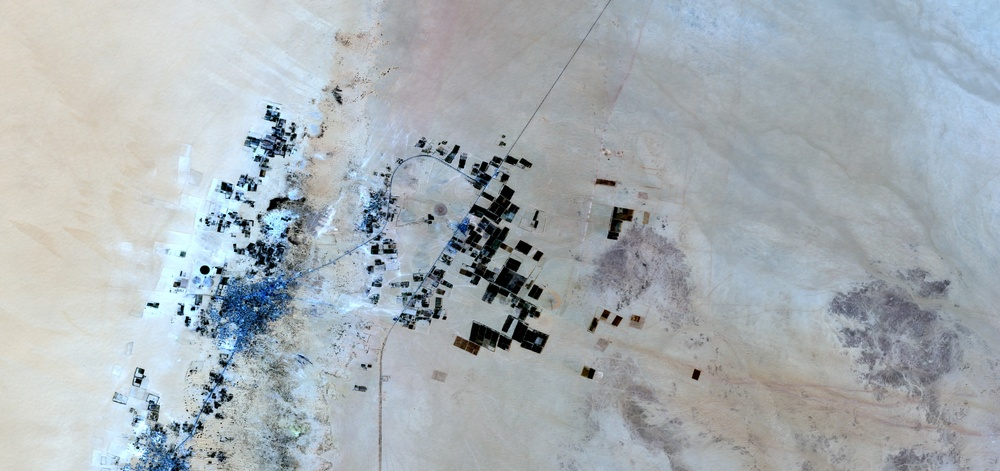
#> input picture [Sentinel2B_MSIL2A]_[S2B_MSIL2A_20241126T093239_N0511_R136_T33RVH_20241126T120342] (1).jpg, 1000 x 471 px, shrunk from 4352 x 2048 before the run
$ python -i app.py   (imports and definitions only)
#> lines starting #> are read from the running program, lines starting #| are printed output that depends on the picture; after the words box and inside, x2 and y2 are one past the last pixel; in counts of white or black regions, pixels touching at a corner belong together
#> further down, picture is the input picture: PIL image 1000x471 RGB; mean R, G, B 167.3, 175.1, 180
import streamlit as st
import numpy as np
import cv2
from PIL import Image

# [8 lines not run here, left out]

def is_irrigation_circle(image, circle, min_radius=40, max_radius=150):
    x, y, r = circle
    if not (min_radius < r < max_radius):
        return False

    # اقتطاع منطقة داخل الدائرة لحساب اللون
    mask = np.zeros(image.shape[:2], dtype=np.uint8)
    cv2.circle(mask, (x, y), r, 255, -1)
    mean_val = cv2.mean(image, mask=mask)[:3]

    # تصنيف اللون كأخضر/بني (نطاق تقريبي)
    green_threshold = (mean_val[1] > 60 and mean_val[1] > mean_val[0] and mean_val[1] > mean_val[2])
    brown_threshold = (mean_val[1] > 40 and mean_val[2] > 40 and mean_val[0] > 40)
    return green_threshold or brown_threshold

def detect_irrigation_circles(image_pil):
    image = np.array(image_pil.convert("RGB"))
    image = cv2.cvtColor(image, cv2.COLOR_RGB2BGR)
    output = image.copy()
    gray = cv2.cvtColor(image, cv2.COLOR_BGR2GRAY)
    blurred = cv2.GaussianBlur(gray, (9, 9), 2)
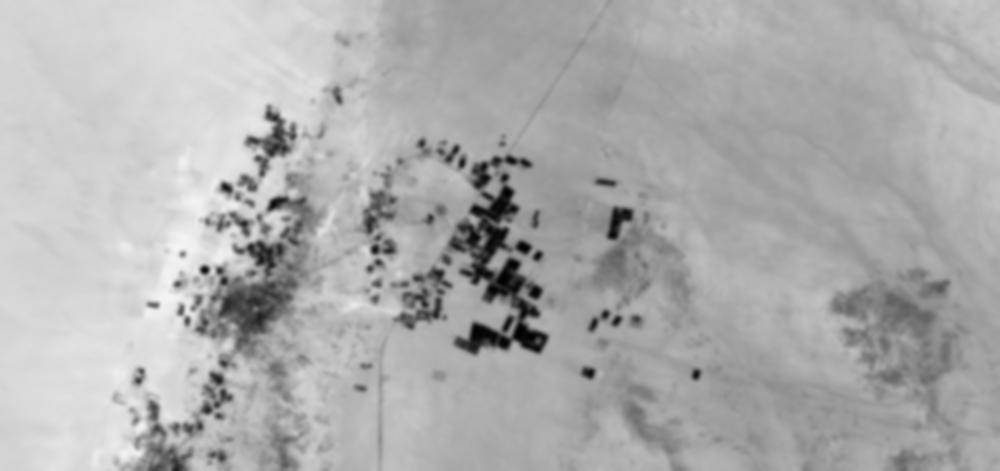
#> blurred: shape (471, 1000); min 2, max 244, mean 173.3
    circles = cv2.HoughCircles(blurred, cv2.HOUGH_GRADIENT, dp=1.2, minDist=30,
                               param1=50, param2=30, minRadius=20, maxRadius=200)
#> circles = 144 rows, first 8: [377.4, 291, 142.5], [373.8, 354.6, 153.1], [459, 339, 186.1], [443.4, 414.6, 191.4], [379.8, 324.6, 122.7], [391.8, 378.6, 161], [381, 257.4, 124], [395.4, 184.2, 112.2]

    count = 0
    if circles is not None:
        circles = np.uint16(np.around(circles[0]))
#> circles = 144 rows, first 8: [377, 291, 143], [374, 355, 153], [459, 339, 186], [443, 415, 191], [380, 325, 123], [392, 379, 161], [381, 257, 124], [395, 184, 112]
        irrigation_circles = [c for c in circles if is_irrigation_circle(image, c)]
#> in is_irrigation_circle, `cv2.circle(mask, (x, y), r, 255, -1)`:
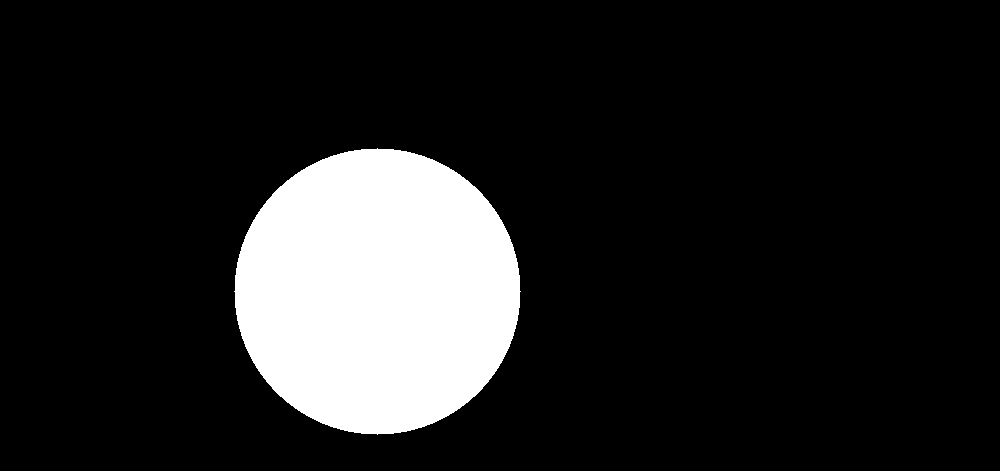
#> mask: shape (471, 1000); 13.6% white; 1 white region, box (x1, y1, x2, y2) and area: (234, 148, 521, 435) 64209
#> in is_irrigation_circle, `mean_val = cv2.mean(image, mask=mask)[:3]`: mean_val = (166.9, 156.1, 143.1)
#> in is_irrigation_circle, `green_threshold = (mean_val[1] > 60 and mean_val[1] > mean_val[0] and ..`: green_threshold = False
#> in is_irrigation_circle, `brown_threshold = (mean_val[1] > 40 and mean_val[2] > 40 and mean_val[..`: brown_threshold = True
#> in is_irrigation_circle (call 5), `cv2.circle(mask, (x, y), r, 255, -1)`: mask: shape (471, 1000); 10.1% white; 1 white region, box (x1, y1, x2, y2) and area: (257, 202, 504, 449) 47485
#> in is_irrigation_circle (call 7), `cv2.circle(mask, (x, y), r, 255, -1)`: mask: shape (471, 1000); 10.3% white; 1 white region, box (x1, y1, x2, y2) and area: (257, 133, 506, 382) 48301
#> in is_irrigation_circle (call 8), `cv2.circle(mask, (x, y), r, 255, -1)`: mask: shape (471, 1000); 8.4% white; 1 white region, box (x1, y1, x2, y2) and area: (283, 72, 508, 297) 39381
#> in is_irrigation_circle (call 10), `cv2.circle(mask, (x, y), r, 255, -1)`: mask: shape (471, 1000); 6.5% white; 1 white region, box (x1, y1, x2, y2) and area: (186, 244, 385, 443) 30757
#> in is_irrigation_circle (call 11), `cv2.circle(mask, (x, y), r, 255, -1)`: mask: shape (471, 1000); 7.2% white; 1 white region, box (x1, y1, x2, y2) and area: (308, 167, 517, 376) 33949
#> in is_irrigation_circle (call 14), `cv2.circle(mask, (x, y), r, 255, -1)`: mask: shape (471, 1000); 5.4% white; 1 white region, box (x1, y1, x2, y2) and area: (117, 277, 298, 458) 25445
#> in is_irrigation_circle (call 15), `cv2.circle(mask, (x, y), r, 255, -1)`: mask: shape (471, 1000); 10.4% white; 1 white region, box (x1, y1, x2, y2) and area: (258, 32, 509, 283) 49077
#> in is_irrigation_circle (call 16), `cv2.circle(mask, (x, y), r, 255, -1)`: mask: shape (471, 1000); 5.5% white; 1 white region, box (x1, y1, x2, y2) and area: (304, 132, 487, 315) 25997
#> in is_irrigation_circle (call 17), `cv2.circle(mask, (x, y), r, 255, -1)`: mask: shape (471, 1000); 9.4% white; 1 white region, box (x1, y1, x2, y2) and area: (223, 245, 464, 471) 44110
#> in is_irrigation_circle (call 18), `cv2.circle(mask, (x, y), r, 255, -1)`: mask: shape (471, 1000); 11.6% white; 1 white region, box (x1, y1, x2, y2) and area: (281, 211, 546, 471) 54494
#> in is_irrigation_circle (call 19), `cv2.circle(mask, (x, y), r, 255, -1)`: mask: shape (471, 1000); 5.6% white; 1 white region, box (x1, y1, x2, y2) and area: (264, 145, 449, 330) 26565
#> in is_irrigation_circle (call 20), `cv2.circle(mask, (x, y), r, 255, -1)`: mask: shape (471, 1000); 4.6% white; 1 white region, box (x1, y1, x2, y2) and area: (236, 209, 403, 376) 21629
#> in is_irrigation_circle (call 21), `cv2.circle(mask, (x, y), r, 255, -1)`: mask: shape (471, 1000); 7.6% white; 1 white region, box (x1, y1, x2, y2) and area: (251, 78, 466, 293) 35953
#> in is_irrigation_circle (call 22), `cv2.circle(mask, (x, y), r, 255, -1)`: mask: shape (471, 1000); 7.2% white; 1 white region, box (x1, y1, x2, y2) and area: (465, 115, 674, 324) 33949
#> in is_irrigation_circle (call 23), `cv2.circle(mask, (x, y), r, 255, -1)`: mask: shape (471, 1000); 4.5% white; 1 white region, box (x1, y1, x2, y2) and area: (229, 145, 394, 310) 21101
#> in is_irrigation_circle (call 24), `cv2.circle(mask, (x, y), r, 255, -1)`: mask: shape (471, 1000); 4.2% white; 1 white region, box (x1, y1, x2, y2) and area: (354, 153, 513, 312) 19577
#> in is_irrigation_circle (call 26), `cv2.circle(mask, (x, y), r, 255, -1)`: mask: shape (471, 1000); 6.9% white; 1 white region, box (x1, y1, x2, y2) and area: (242, 231, 447, 436) 32681
#> in is_irrigation_circle (call 29), `cv2.circle(mask, (x, y), r, 255, -1)`: mask: shape (471, 1000); 10.7% white; 1 white region, box (x1, y1, x2, y2) and area: (38, 211, 293, 466) 50617
#> in is_irrigation_circle (call 30), `cv2.circle(mask, (x, y), r, 255, -1)`: mask: shape (471, 1000); 3.7% white; 1 white region, box (x1, y1, x2, y2) and area: (230, 321, 379, 470) 17193
#> in is_irrigation_circle (call 32), `cv2.circle(mask, (x, y), r, 255, -1)`: mask: shape (471, 1000); 4.2% white; 1 white region, box (x1, y1, x2, y2) and area: (268, 198, 427, 357) 19577
#> in is_irrigation_circle (call 33), `cv2.circle(mask, (x, y), r, 255, -1)`: mask: shape (471, 1000); 3.4% white; 1 white region, box (x1, y1, x2, y2) and area: (225, 129, 370, 274) 16241
#> in is_irrigation_circle (call 35), `cv2.circle(mask, (x, y), r, 255, -1)`:
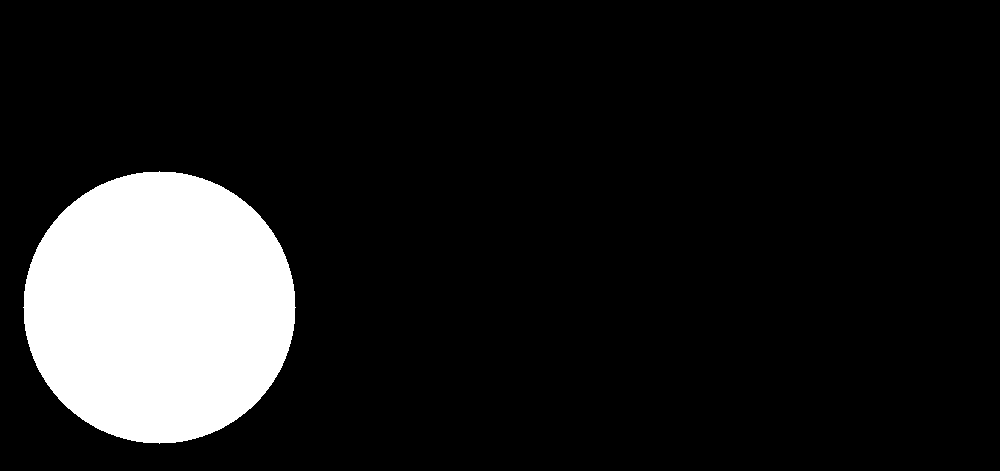
#> mask: shape (471, 1000); 12.3% white; 1 white region, box (x1, y1, x2, y2) and area: (23, 171, 296, 444) 58089
#> in is_irrigation_circle (call 35), `mean_val = cv2.mean(image, mask=mask)[:3]`: mean_val = (202.3, 195.5, 181)
#> in is_irrigation_circle (call 37), `cv2.circle(mask, (x, y), r, 255, -1)`:
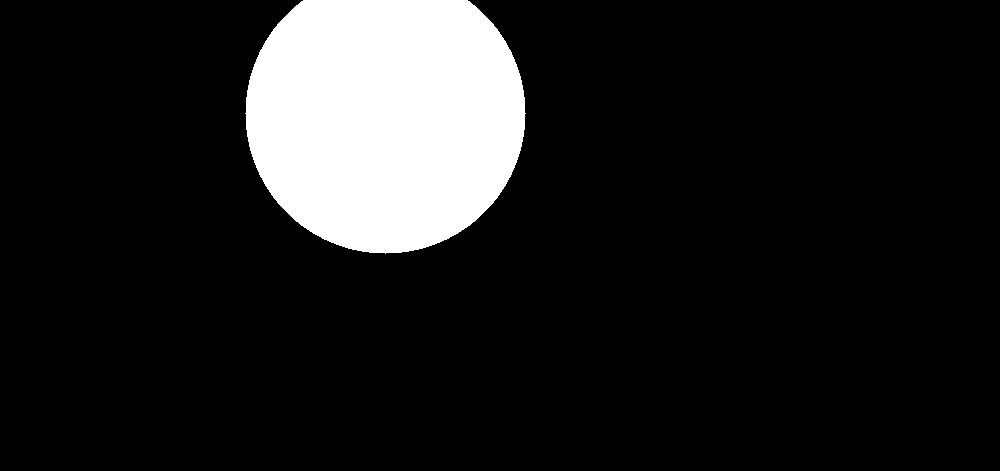
#> mask: shape (471, 1000); 12.4% white; 1 white region, box (x1, y1, x2, y2) and area: (245, 0, 526, 254) 58582
#> in is_irrigation_circle (call 37), `mean_val = cv2.mean(image, mask=mask)[:3]`: mean_val = (182.2, 173.9, 165.9)
#> in is_irrigation_circle (call 38), `x, y, r = circle`: x = 557; y = 265; r = 89
#> in is_irrigation_circle (call 38), `cv2.circle(mask, (x, y), r, 255, -1)`:
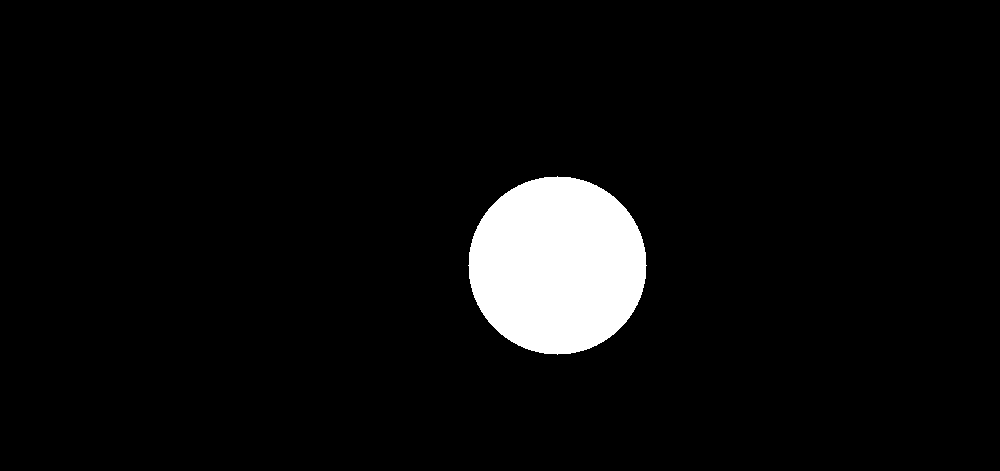
#> mask: shape (471, 1000); 5.3% white; 1 white region, box (x1, y1, x2, y2) and area: (468, 176, 647, 355) 24845
#> in is_irrigation_circle (call 38), `mean_val = cv2.mean(image, mask=mask)[:3]`: mean_val = (128, 126.7, 122.9)
#> in is_irrigation_circle (call 40), `cv2.circle(mask, (x, y), r, 255, -1)`:
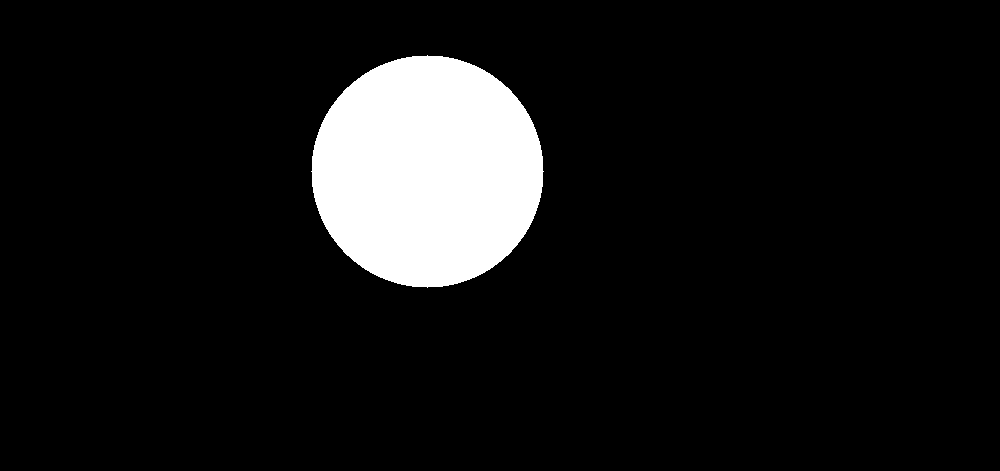
#> mask: shape (471, 1000); 9% white; 1 white region, box (x1, y1, x2, y2) and area: (311, 55, 544, 288) 42265
#> in is_irrigation_circle (call 40), `mean_val = cv2.mean(image, mask=mask)[:3]`: mean_val = (166.1, 157.8, 149.5)
#> irrigation_circles = 102 items, first 6: [377, 291, 143], [380, 325, 123], [381, 257, 124], [395, 184, 112], [285, 343, 99], [412, 271, 104]
        count = len(irrigation_circles)
#> count = 102
        for c in irrigation_circles:
            x, y, r = c
            cv2.circle(output, (x, y), r, (0, 255, 0), 2)
            cv2.circle(output, (x, y), 2, (0, 0, 255), 3)
#> this loop made 102 passes
#> (x, y, r) on passes 1 to 12: (377, 291, 143), (380, 325, 123), (381, 257, 124), (395, 184, 112), (285, 343, 99), (412, 271, 104), (207, 367, 90), (383, 157, 125), (395, 223, 91), (343, 365, 120), (413, 343, 132), (356, 237, 92)
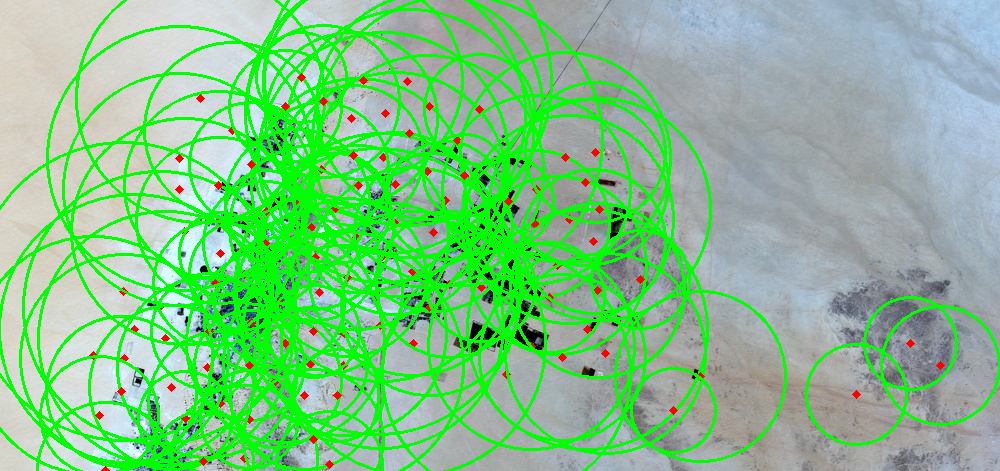
#> output: shape (471, 1000, 3); mean B, G, R 137.7, 195.1, 131

    output_image = Image.fromarray(cv2.cvtColor(output, cv2.COLOR_BGR2RGB))
    return count, output_image

# [9 lines not run here, left out]

>>> from PIL import Image
>>> picture = Image.open('[Sentinel2B_MSIL2A]_[S2B_MSIL2A_20241126T093239_N0511_R136_T33RVH_20241126T120342] (1).jpg')
>>> result = detect_irrigation_circles(picture)
